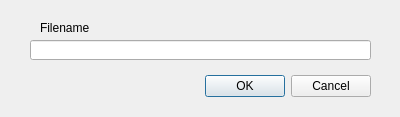
<?xml version="1.0" encoding="UTF-8"?>
<ui version="4.0">
 <class>file_new</class>
 <widget class="QDialog" name="file_new">
  <property name="geometry">
   <rect>
    <x>0</x>
    <y>0</y>
    <width>400</width>
    <height>117</height>
   </rect>
  </property>
  <property name="windowTitle">
   <string>Dialog</string>
  </property>
  <property name="modal">
   <bool>true</bool>
  </property>
  <widget class="QDialogButtonBox" name="buttonBox">
   <property name="geometry">
    <rect>
     <x>30</x>
     <y>70</y>
     <width>341</width>
     <height>32</height>
    </rect>
   </property>
   <property name="orientation">
    <enum>Qt::Horizontal</enum>
   </property>
   <property name="standardButtons">
    <set>QDialogButtonBox::Cancel|QDialogButtonBox::Ok</set>
   </property>
  </widget>
  <widget class="QLabel" name="label">
   <property name="geometry">
    <rect>
     <x>40</x>
     <y>20</y>
     <width>331</width>
     <height>16</height>
    </rect>
   </property>
   <property name="text">
    <string>Filename</string>
   </property>
  </widget>
  <widget class="QLineEdit" name="lineEdit">
   <property name="geometry">
    <rect>
     <x>30</x>
     <y>40</y>
     <width>341</width>
     <height>20</height>
    </rect>
   </property>
  </widget>
 </widget>
 <resources/>
 <connections>
  <connection>
   <sender>buttonBox</sender>
   <signal>accepted()</signal>
   <receiver>file_new</receiver>
   <slot>accept()</slot>
   <hints>
    <hint type="sourcelabel">
     <x>248</x>
     <y>254</y>
    </hint>
    <hint type="destinationlabel">
     <x>157</x>
     <y>274</y>
    </hint>
   </hints>
  </connection>
  <connection>
   <sender>buttonBox</sender>
   <signal>rejected()</signal>
   <receiver>file_new</receiver>
   <slot>reject()</slot>
   <hints>
    <hint type="sourcelabel">
     <x>316</x>
     <y>260</y>
    </hint>
    <hint type="destinationlabel">
     <x>286</x>
     <y>274</y>
    </hint>
   </hints>
  </connection>
 </connections>
</ui>
